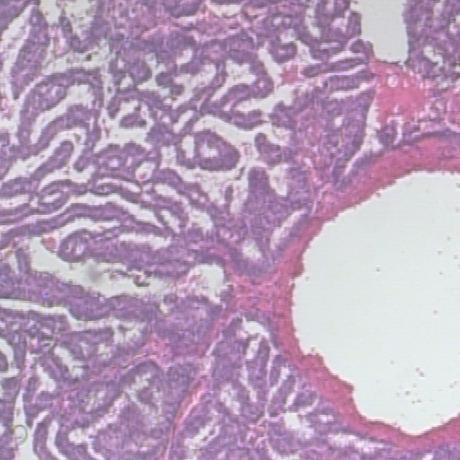
#> input picture Tumor_type_classification/breakhis_data_preparator/ReinhardNormalizer/reference_test.png, 460 x 460 px
$ python -i ReinhardNormalizer.py   (imports and definitions only)
#> lines starting #> are read from the running program, lines starting #| are printed output that depends on the picture
"""
Normalize a patch stain to the target image using the method of:
E. Reinhard, M. Adhikhmin, B. Gooch, and P. Shirley, ‘Color transfer between images’, IEEE Computer Graphics and Applications, vol. 21, no. 5, pp. 34–41, Sep. 2001.
"""

from __future__ import division

import cv2 as cv
import numpy as np

class ReinhardNormalizer(object):
    """
    A stain normalization object
    """

    def __init__(self):
        self.target_means = None
        self.target_stds = None

    def lab_split(self, I):
        """
        Convert from RGB uint8 to LAB and split into channels
        :param I: uint8
        :return:s
        """
        I = cv.cvtColor(I, cv.COLOR_RGB2LAB)
        I = I.astype(np.float32)
        I1, I2, I3 = cv.split(I)
        I1 /= 2.55
        I2 -= 128.0
        I3 -= 128.0
        return I1, I2, I3

    def standardize_brightness(self, I):
        """
        :param I:
        :return:
        """
        p = np.percentile(I, 90)
        return np.clip(I * 255.0 / p, 0, 255).astype(np.uint8)

    def get_mean_std(self, I):
        """
        Get mean and standard deviation of each channel
        :param I: uint8
        :return:
        """
        I1, I2, I3 = self.lab_split(I)
        m1, sd1 = cv.meanStdDev(I1)
        m2, sd2 = cv.meanStdDev(I2)
        m3, sd3 = cv.meanStdDev(I3)
        means = m1, m2, m3
        stds = sd1, sd2, sd3
        return means, stds

    def merge_back(self, I1, I2, I3):
        """
        Take seperate LAB channels and merge back to give RGB uint8
        :param I1:
        :param I2:
        :param I3:
        :return:
        """
        I1 *= 2.55
        I2 += 128.0
        I3 += 128.0
        I = np.clip(cv.merge((I1, I2, I3)), 0, 255).astype(np.uint8)
        return cv.cvtColor(I, cv.COLOR_LAB2RGB)


    def fit(self, target):
        target = self.standardize_brightness(target)
        means, stds = self.get_mean_std(target)
        self.target_means = means
        self.target_stds = stds

    def transform(self, I):
        I = self.standardize_brightness(I)
        I1, I2, I3 = self.lab_split(I)
        means, stds = self.get_mean_std(I)
        norm1 = ((I1 - means[0]) * (self.target_stds[0] / stds[0])) + self.target_means[0]
        norm2 = ((I2 - means[1]) * (self.target_stds[1] / stds[1])) + self.target_means[1]
        norm3 = ((I3 - means[2]) * (self.target_stds[2] / stds[2])) + self.target_means[2]
        return self.merge_back(norm1, norm2, norm3)


>>> import cv2
>>> picture = cv2.cvtColor(cv2.imread('reference_test.png'), cv2.COLOR_BGR2RGB)
>>> result = ReinhardNormalizer().transform(picture)
#> in standardize_brightness, `p = np.percentile(I, 90)`: p = 229
#> in standardize_brightness, `return np.clip(I * 255.0 / p, 0, 255).astype(np.uint8)`:
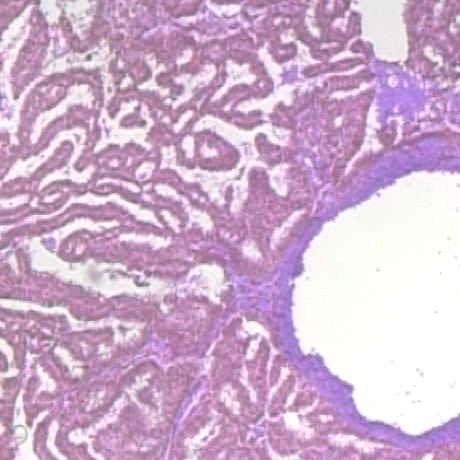
#> returned value: shape (460, 460, 3); mean of channels 0, 1, 2 204.2, 175.4, 206.1; drawn as B, G, R
#> in lab_split, `I = cv.cvtColor(I, cv.COLOR_RGB2LAB)`: I: shape (460, 460, 3); mean of channels 0, 1, 2 190.8, 144.1, 116.3
#> in lab_split, `I = I.astype(np.float32)`: I: shape (460, 460, 3) float32; mean of channels 0, 1, 2 190.8, 144.2, 116.3
#> in lab_split, `I1, I2, I3 = cv.split(I)`:
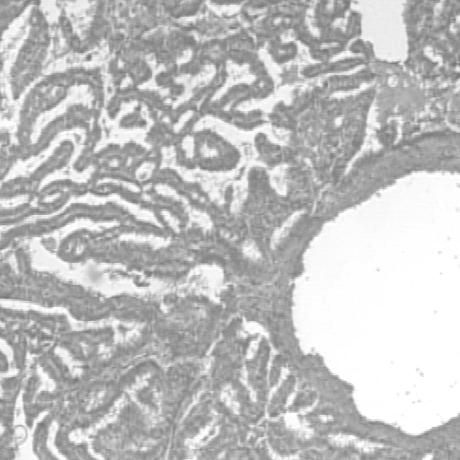
#> I1: shape (460, 460) float32; min 113, max 255, mean 190.8
#> in lab_split, `I1, I2, I3 = cv.split(I)`:
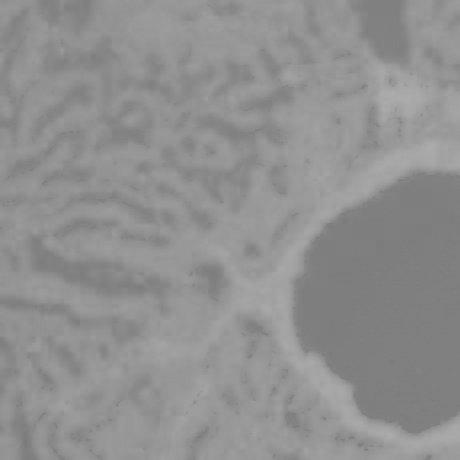
#> I2: shape (460, 460) float32; min 122, max 173, mean 144.1
#> in lab_split, `I1, I2, I3 = cv.split(I)`:
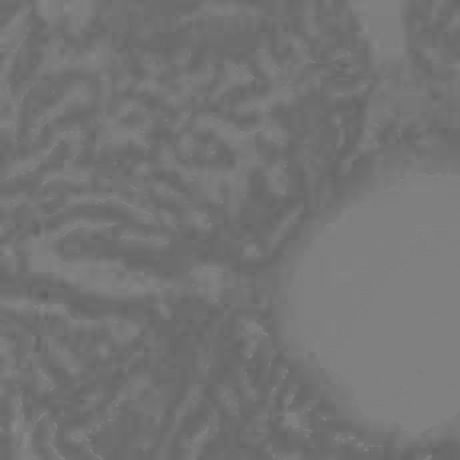
#> I3: shape (460, 460) float32; min 95, max 135, mean 116.3
#> in lab_split, `I1 /= 2.55`:
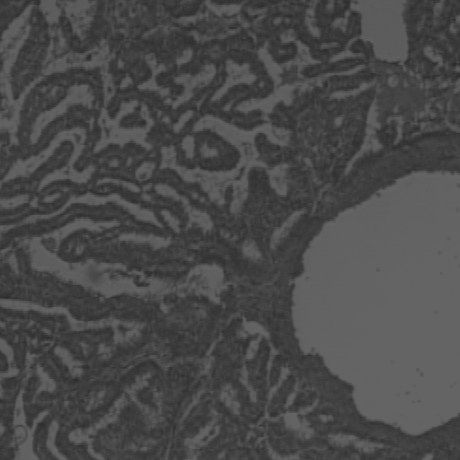
#> I1: shape (460, 460) float32; min 44.31, max 100, mean 74.8
#> in lab_split, `I2 -= 128.0`:
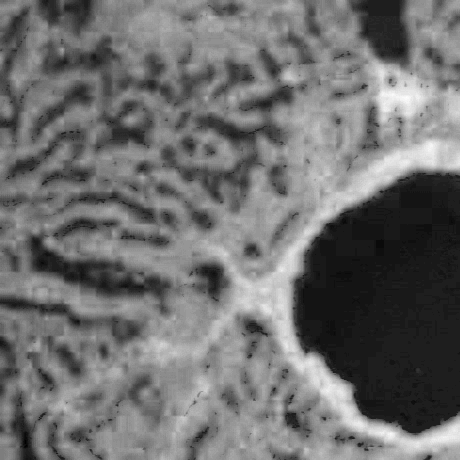
#> I2: shape (460, 460) float32; min -6, max 45, mean 16.1; drawn with min black and max white
#> in lab_split, `I3 -= 128.0`:
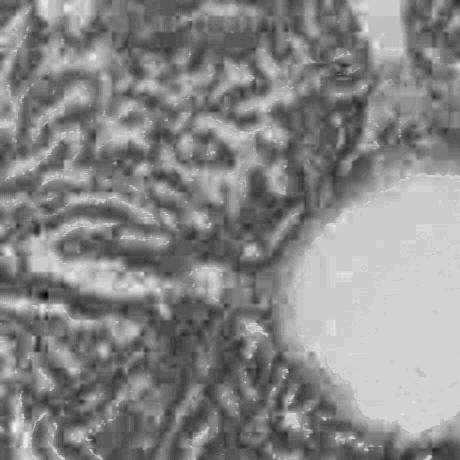
#> I3: shape (460, 460) float32; min -33, max 7, mean -11.71; drawn with min black and max white
#> in get_mean_std, `m1, sd1 = cv.meanStdDev(I1)`: m1 = [74.81]; sd1 = [15.6]
#> in get_mean_std, `m2, sd2 = cv.meanStdDev(I2)`: m2 = [16.14]; sd2 = [10.49]
#> in get_mean_std, `m3, sd3 = cv.meanStdDev(I3)`: m3 = [-11.71]; sd3 = [7]
#> in get_mean_std, `means = m1, m2, m3`: means = ([74.81], [16.14], [-11.71])
#> in get_mean_std, `stds = sd1, sd2, sd3`: stds = ([15.6], [10.49], [7])
#> in transform, `means, stds = self.get_mean_std(I)`: means = ([74.81], [16.14], [-11.71]); stds = ([15.6], [10.49], [7])
#> (the run stopped early here; a loop or call above may not have finished)

$ run again, on Tumor_type_classification/breakhis_data_preparator/ReinhardNormalizer/source_test.png
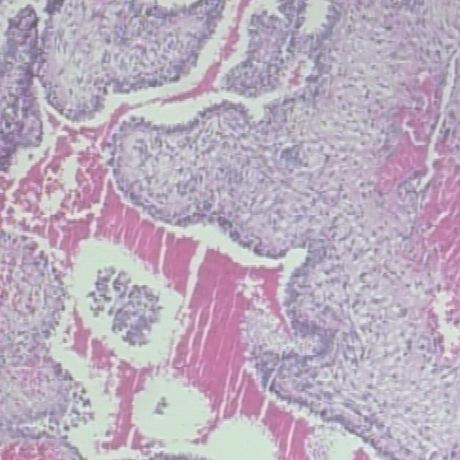
#> input picture Tumor_type_classification/breakhis_data_preparator/ReinhardNormalizer/source_test.png, 460 x 460 px
#> p = 214
#> in lab_split, `I2 -= 128.0`:
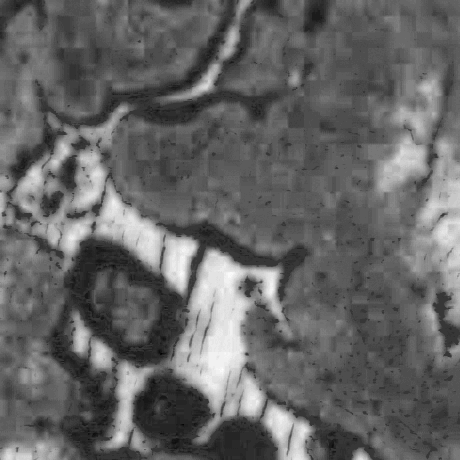
#> I2: shape (460, 460) float32; min -12, max 43, mean 9.9; drawn with min black and max white
#> in lab_split, `I3 -= 128.0`:
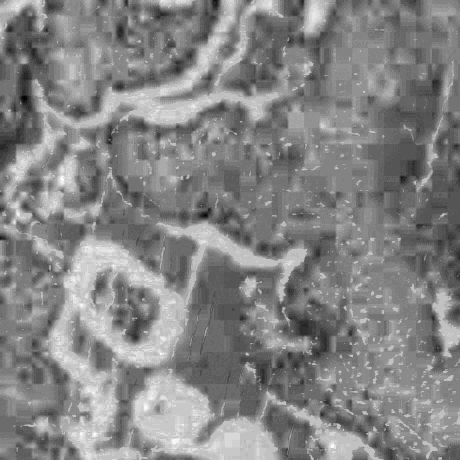
#> I3: shape (460, 460) float32; min -25, max 8, mean -7.81; drawn with min black and max white
#> m1 = [84.53]; sd1 = [10.14]
#> m2 = [9.89]; sd2 = [9.39]
#> m3 = [-7.81]; sd3 = [4.84]
#> in get_mean_std, `means = m1, m2, m3`: means = ([84.53], [9.89], [-7.81])
#> in get_mean_std, `stds = sd1, sd2, sd3`: stds = ([10.14], [9.39], [4.84])
#> in transform, `means, stds = self.get_mean_std(I)`: means = ([84.53], [9.89], [-7.81]); stds = ([10.14], [9.39], [4.84])
